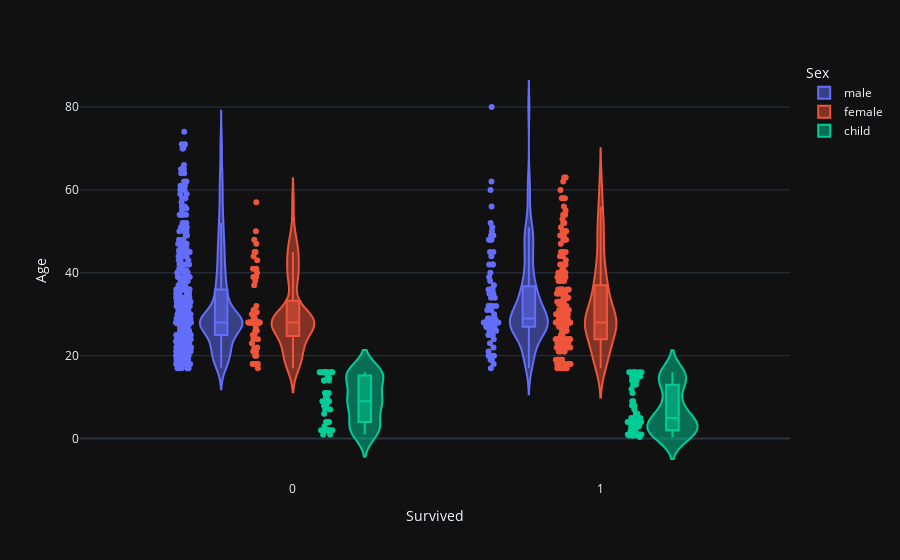

The notebook cell saved with this chart:
### Code cell
fig = px.violin(df, y="Age", x="Survived", color="Sex", box=True, points="all", hover_data=df.columns, template="plotly_dark")

fig.show()

### Figure 1 — Plotly figure (JSON) as saved in the notebook; plotly's stock layout.template omitted (floating-point values rounded to 4 significant figures; data arrays with more than 128 entries replaced by an {"elided": "..."} marker saying what was removed)
{"data": [{"alignmentgroup": "True", "box": {"visible": true}, "customdata": {"elided": "526x9 mixed values"}, "hovertemplate": "Sex=%{customdata[2]}<br>Survived=%{x}<br>Age=%{y}<br>Pclass=%{customdata[0]}<br>Name=%{customdata[1]}<br>SibSp=%{customdata[3]}<br>Parch=%{customdata[4]}<br>Ticket=%{customdata[5]}<br>Fare=%{customdata[6]}<br>Cabin=%{customdata[7]}<br>Embarked=%{customdata[8]}<extra></extra>", "legendgroup": "male", "marker": {"color": "#636efa"}, "name": "male", "offsetgroup": "male", "orientation": "v", "points": "all", "scalegroup": "True", "showlegend": true, "type": "violin", "x": {"elided": "526 int values"}, "x0": " ", "xaxis": "x", "y": {"elided": "526 float values"}, "y0": " ", "yaxis": "y"}, {"alignmentgroup": "True", "box": {"visible": true}, "customdata": {"elided": "265x9 mixed values"}, "hovertemplate": "Sex=%{customdata[2]}<br>Survived=%{x}<br>Age=%{y}<br>Pclass=%{customdata[0]}<br>Name=%{customdata[1]}<br>SibSp=%{customdata[3]}<br>Parch=%{customdata[4]}<br>Ticket=%{customdata[5]}<br>Fare=%{customdata[6]}<br>Cabin=%{customdata[7]}<br>Embarked=%{customdata[8]}<extra></extra>", "legendgroup": "female", "marker": {"color": "#EF553B"}, "name": "female", "offsetgroup": "female", "orientation": "v", "points": "all", "scalegroup": "True", "showlegend": true, "type": "violin", "x": {"elided": "265 int values"}, "x0": " ", "xaxis": "x", "y": {"elided": "265 float values"}, "y0": " ", "yaxis": "y"}, {"alignmentgroup": "True", "box": {"visible": true}, "customdata": {"elided": "100x9 mixed values"}, "hovertemplate": "Sex=%{customdata[2]}<br>Survived=%{x}<br>Age=%{y}<br>Pclass=%{customdata[0]}<br>Name=%{customdata[1]}<br>SibSp=%{customdata[3]}<br>Parch=%{customdata[4]}<br>Ticket=%{customdata[5]}<br>Fare=%{customdata[6]}<br>Cabin=%{customdata[7]}<br>Embarked=%{customdata[8]}<extra></extra>", "legendgroup": "child", "marker": {"color": "#00cc96"}, "name": "child", "offsetgroup": "child", "orientation": "v", "points": "all", "scalegroup": "True", "showlegend": true, "type": "violin", "x": [0, 1, 1, 0, 0, 1, 0, 1, 1, 0, 1, 0, 0, 0, 1, 0, 0, 0, 1, 0, 0, 1, 0, 1, 0, 1, 0, 1, 1, 1, 0, 1, 1, 1, 1, 1, 0, 0, 0, 0, 1, 1, 0, 1, 1, 0, 0, 1, 0, 1, 0, 1, 1, 1, 1, 1, 1, 0, 1, 1, 1, 1, 0, 0, 1, 0, 1, 0, 0, 1, 0, 0, 1, 1, 1, 0, 0, 1, 1, 1, 0, 1, 1, 0, 1, 0, 1, 1, 0, 0, 0, 1, 1, 1, 0, 0, 0, 1, 1, 1], "x0": " ", "xaxis": "x", "y": [2, 14, 4, 14, 2, 15, 8, 14, 3, 7, 5, 11, 4, 16, 0.83, 16, 14.5, 2, 12, 16, 9, 16, 1, 9, 4, 1, 9, 1, 4, 3, 2, 16, 16, 5, 8, 3, 16, 7, 16, 2, 0.92, 16, 16, 2, 3, 15, 3, 1, 1, 3, 10, 14, 4, 13, 5, 0.75, 2, 9, 9, 16, 2, 7, 9, 11, 8, 16, 4, 9, 2, 0.75, 14, 14, 15, 4, 6, 11, 16, 4, 6, 0.67, 16, 5, 13, 8, 1, 16, 11, 0.42, 6, 10, 2, 1, 15, 0.83, 16, 4, 9, 16, 4, 15], "y0": " ", "yaxis": "y"}], "layout": {"legend": {"title": {"text": "Sex"}, "tracegroupgap": 0}, "margin": {"t": 60}, "violinmode": "group", "xaxis": {"anchor": "y", "domain": [0, 1], "title": {"text": "Survived"}}, "yaxis": {"anchor": "x", "domain": [0, 1], "title": {"text": "Age"}}}}
